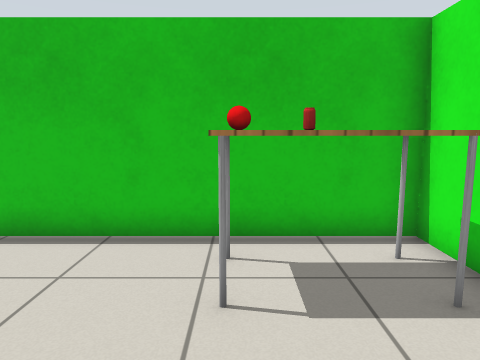
[1] (above)

16 first-person views from a walk through a world built for the Gazebo simulator. The camera is 1 m above the floor, tilts 8° down and sees 70° across. Floor lines are 1 m apart. The floor is counted in squares, 0.5 m on a side. Each view is taken from the middle of a square. On the plan, view 1 faces up. The plan holds only what a view shows up to about 18 squares ahead; the rest is blank. Robots are left out. Gazebo's built-in surfaces are drawn with simple patterns.

[2]
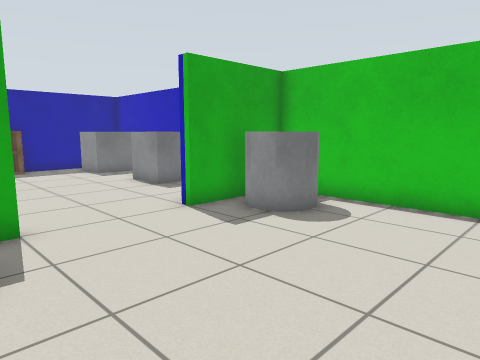

[3]
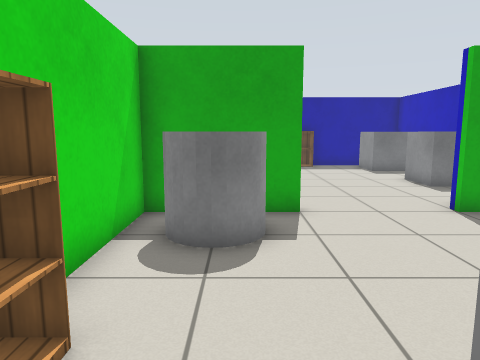

[4]
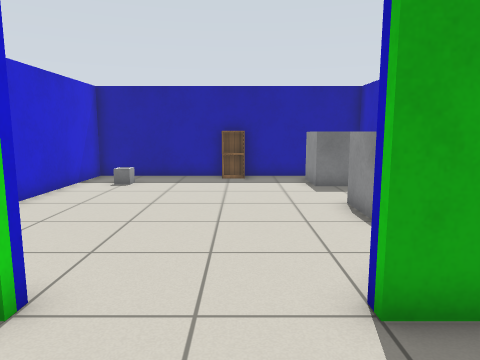

[5]
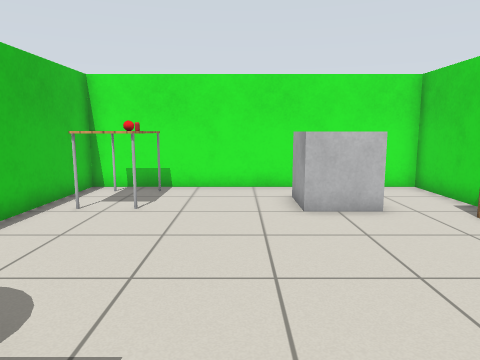

[6]
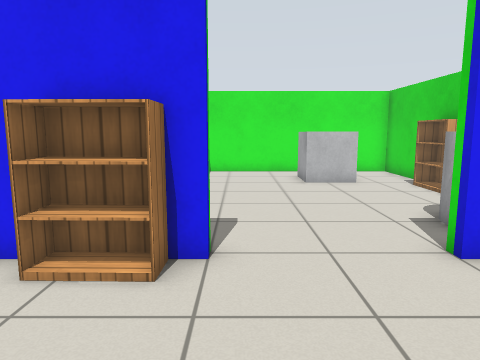

[7]
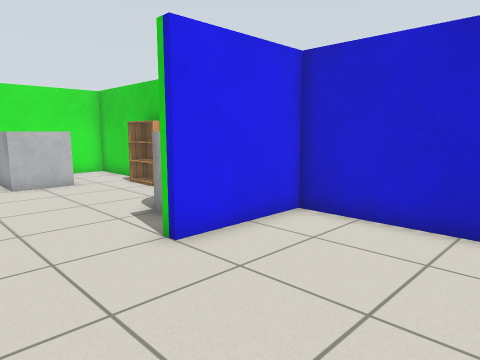

[8]
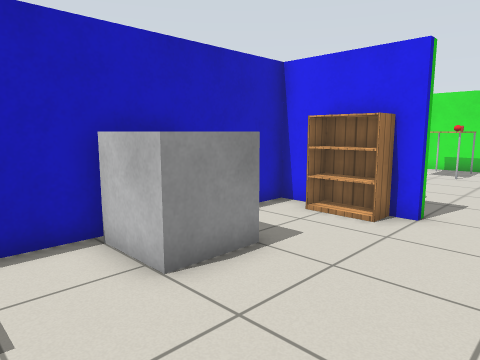

[9]
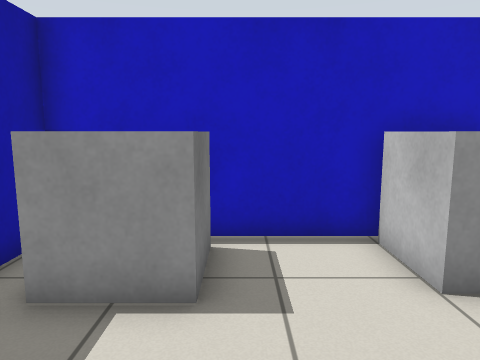

[10]
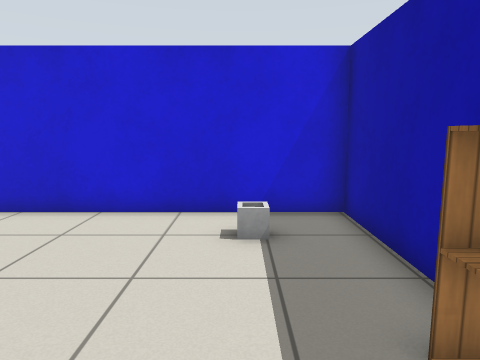

[11]
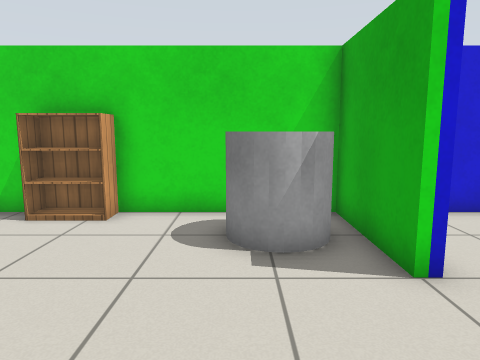

[12]
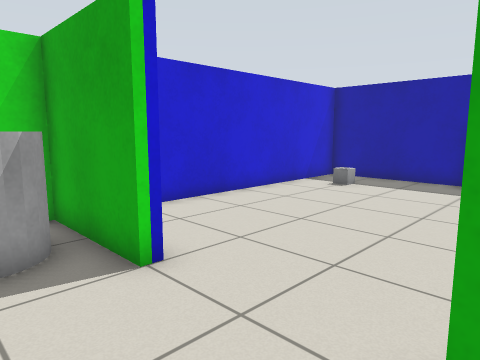

[13]
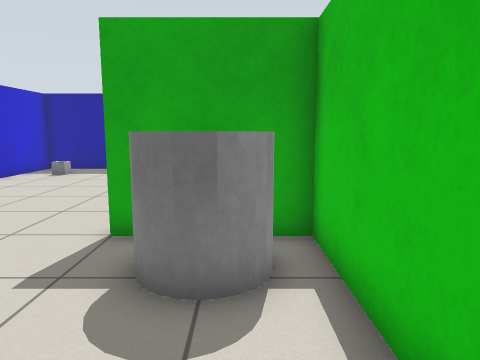

[14]
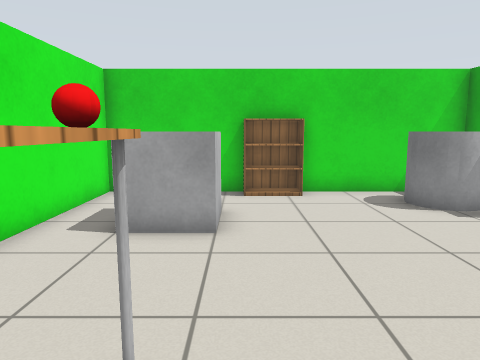

[15]
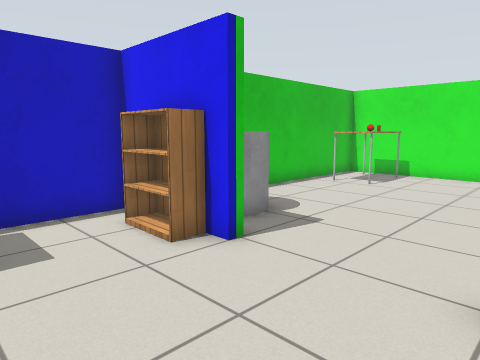

[16]
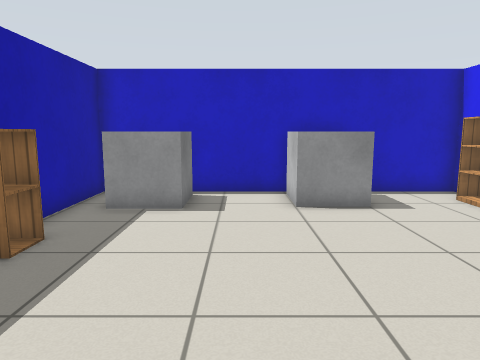

### Floor plan
Points are (right, up) in squares from view 1. A wall is a line through its corners. A room is listed if a view was taken in it or the views show most of it. See-through windows are left out.
Room 1 (views 1, 2, 3, 4, 5, 6, 7, 8, 9, 10, 11, 12, 13, 14, 15, 16)
walls: (-8.4, 2.5) (-8.8, 2.5) (-8.8, 6.4) (-20.6, 6.4) (-20.6, -5.4) (-8.8, -5.4) (-8.8, -1.5) (-8.4, -1.5) (-8.4, -5.4) (3.4, -5.4) (3.4, 6.4) (-8.4, 6.4) (-8.4, 2.5)
objects: cabinet (-20, 0) to (-20, 1); grey box (-19, 4) to (-18, 6); bin (-18, -4) to (-18, -3); grey box (-14, 4) to (-13, 6); bookshelf (-9, 4); grey cylinder (-8, 4) to (-6, 5); grey cylinder (-7, -4) to (-6, -3); bookshelf (-3, -5) to (-1, -5); grey box (0, -2) to (1, -1); red ball (0, 4); table (0, 4) to (2, 5); drink can (1, 4)

Positions as (right, up) in squares from view 1, and headings:
1: (0, 0), facing up
2: (-1, -3), facing up-left
3: (0, -3), facing left
4: (-5, 1), facing left
5: (-9, 1), facing right
6: (-14, 2), facing right
7: (-14, 2), facing down-right
8: (-17, 0), facing up-right
9: (-17, 0), facing up
10: (-18, 3), facing down
11: (-6, 3), facing down
12: (-6, 3), facing down-left
13: (-2, 5), facing left
14: (-1, 6), facing down
15: (-13, -2), facing up-right
16: (-16, -5), facing up
